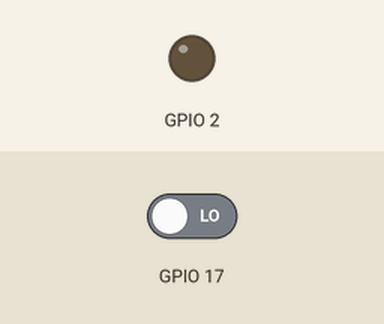
A program run on a simulated Raspberry Pi (BCM pin numbers). Parts: output pins drawn as LEDs (lit = HIGH). The inputs (shaded band) are chosen by the test bench; at power-on: GPIO 17 LOW. What the program prints to the terminal is not drawn.

Above: at 1.2 s.
1.3 s: GPIO 17 driven HIGH
At 2.5 s:
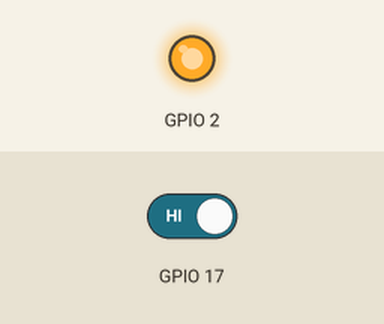
2.8 s: GPIO 17 driven LOW
At 3.9 s:
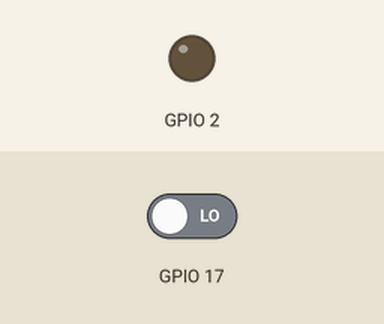
Timing chart, 0 to 5.8 s (numbered marks = the images above; inputs shaded):
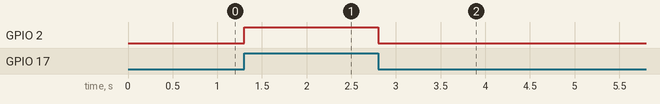

The program:

push-button-with-led.py
```python
import gpiod
LED_PIN = 2
BUTTON_PIN = 17

chip = gpiod.Chip('gpiochip4')

led_line = chip.get_line(LED_PIN)
button_line = chip.get_line(BUTTON_PIN)

led_line.request(consumer="LED", type=gpiod.LINE_REQ_DIR_OUT)
button_line.request(consumer="Button", type=gpiod.LINE_REQ_DIR_IN)

try:
   while True:
       button_state = button_line.get_value()
       print(button_state)
       if button_state == 1:
           led_line.set_value(1)
       else:
           led_line.set_value(0)
finally:
    led_line.release()
    button_line.release()
```

Measured:
- after the input at 1.3 s, GPIO 2: LOW → HIGH at once
- after the input at 2.8 s, GPIO 2: HIGH → LOW at once
